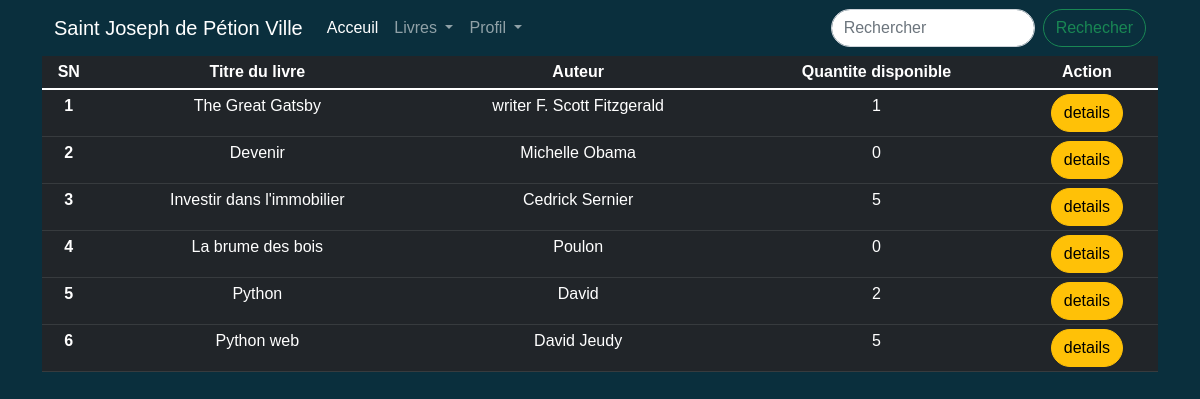
Screenshot of /books/ (signed in) with the database file from the repository.
### library/models.py (models this page shows, shortened)
class Book(models.Model):
    id = models.UUIDField(primary_key=True, unique=True,
                          default=uuid.uuid4, editable=False)
    title = models.CharField(max_length=200)
    author = models.CharField(max_length=100)
    summary = models.TextField(
        max_length=1000, help_text="Enter a brief description of the book")
    isbn = models.CharField('ISBN', max_length=13,
                            help_text='13 Character https://www.isbn-international.org/content/what-isbn')
    genre = models.ManyToManyField(
        Genre, help_text="Select a genre for this book")
    language = models.ForeignKey(
        'Language', on_delete=models.SET_NULL, null=True)
    total_copies = models.IntegerField()
    pic = models.ImageField(blank=True, null=True, upload_to='books')
    available_copies = models.IntegerField(name='available_copies')

### library/views.py (the view)
# urls.py: path('books/', BookView.as_view(), name='book-list'),
class BookView(LoginRequiredMixin, ListView):
    model=Book
    context_object_name='books'
    def get_context_data(self, **kwargs):
        context=super().get_context_data(**kwargs)
        context['books']=context['books']
        search_input=self.request.GET.get('search-area') or ''
        if search_input:
            context['books']=context['books'].filter(
                title__startswith=search_input)
        context['search_input']=search_input
        return context

### library/templates/library/book_list.html (shortened to what this page needs)
{% extends "library/base.html" %} {% block content %}
<table class="table table-sm table-dark"  style="margin: auto;">
  <thead>
    <tr>
      <th scope="col">SN</th>
      <th scope="col">Titre du livre</th>
      <th scope="col">Auteur</th>
      <th scope="col">Quantite disponible</th>
      <th scope="col">Action</th>
    </tr>
  </thead>
  {% if books %}
  <tbody>
    {% for book in books %}
    <tr>
      <th scope="row">{{ forloop.counter }}</th>
      <td>{{book.title}}</td>
      <td>{{book.author}}</td>
      <td>{{book.available_copies}}</td>
      <td> <a href="{% url 'library:book' book.id%}" class="btn btn-warning">details</a> </td>
    </tr>
    {% endfor %}
  </tbody>
  {% else %}
  <tbody><tr><td colspan="6"> Pas de livres dans la bibliotheque.</td></tr></tbody>
  {% endif %}
</table>
{% endblock %}

### library/templates/library/base.html (style rules this page uses)
body, html { margin: 0; padding: 0; height: 100%; background: #0a2f3d !important; color: rgb(149, 224, 224); font-family: Helvetica, Arial, sans-serif; }
.btn { border-radius: 1.4rem; }
th,td { text-align: center; margin: auto; }
.table { color: rgb(255, 255, 255); }

### rows the page displays
Book: title "The Great Gatsby", author "writer F. Scott Fitzgerald", available_copies "1"
Book: title "Devenir", author "Michelle Obama", available_copies "0"
Book: title "Investir dans l'immobilier", author "Cedrick Sernier", available_copies "5"
Book: title "La brume des bois", author "Poulon", available_copies "0"
Book: title "Python", author "David", available_copies "2"
Book: title "Python web", author "David Jeudy", available_copies "5"
